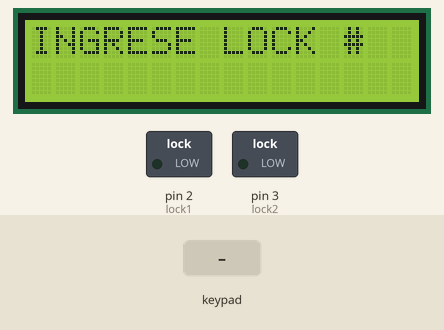
This sketch was run on a simulated Arduino Uno, built with avr-gcc and run on an emulated ATmega328P. Parts: 16×2 character LCD, switched loads named in the sketch (green lamp = pin HIGH). The inputs (shaded band) are chosen by the test bench.

Above: at 1.2 s.
1.3 s: keypad keys 1 2 3 A 4 5 6 pressed 0.4 s apart
At 4.7 s:
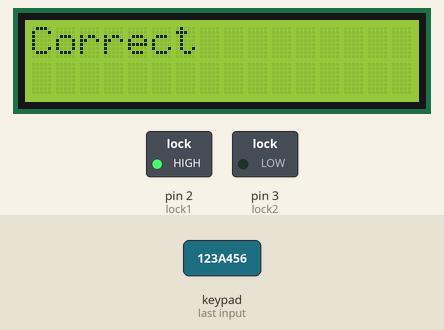
5.6 s: key 'B' pressed
8.6 s: keypad keys 1 2 3 A 4 5 6 # pressed 0.4 s apart
At 13.0 s:
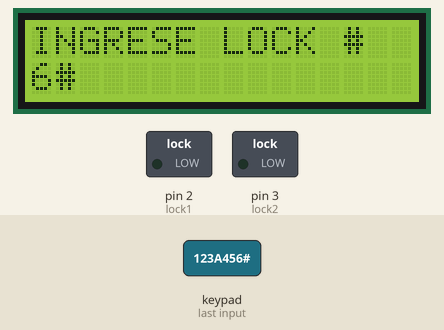
13.3 s: key 'A' pressed
At 14.2 s:
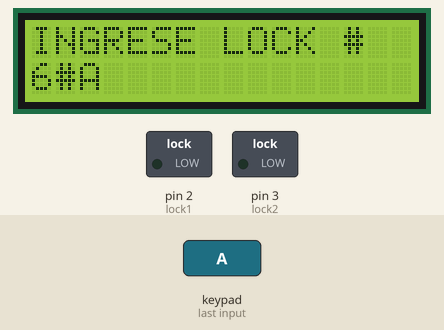
14.8 s: key 'C' pressed
At 15.2 s:
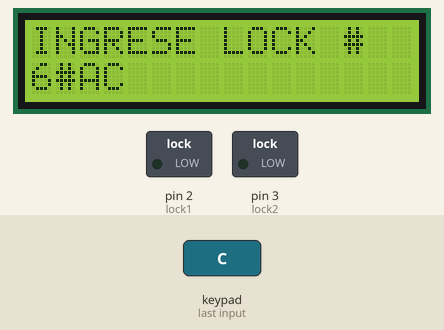
16.3 s: keypad keys 1 2 3 A 4 5 6 * pressed 0.4 s apart
At 19.8 s:
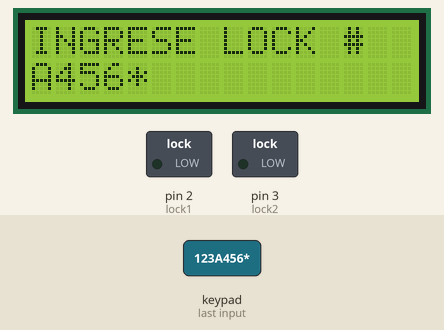
Timing chart, 0 to 21.3 s (numbered marks = the images above; inputs shaded):
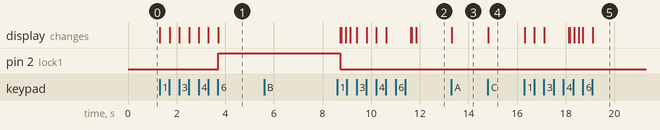

The sketch:

Proyecto_Diseno.ino
```cpp
#include <Wire.h>
#include <LiquidCrystal_I2C.h>
#include <Keypad.h>
#define BitsContra 8
int lock1 = 2;
int lock2=3;
//definicion de las contrasenas
char Data[BitsContra];
char Master[BitsContra] = "123A456";


byte data_count = 0, master_count = 0;
bool Pass_is_good;
char customKey;

//definicion del keypad
const byte R = 4;
const byte C = 4;
char hexaKeys[R][C] = {
  {'1', '2', '3', 'A'},
  {'4', '5', '6', 'B'},
  {'7', '8', '9', 'C'},
  {'*', '0', '#', 'D'}
};

byte rowPins[R] = {11, 10, 9, 8};
byte colPins[C] = {7, 6, 5, 4};

Keypad customKeypad = Keypad(makeKeymap(hexaKeys), rowPins, colPins, R, C);

LiquidCrystal_I2C lcd(0x27, 16, 2);

void setup(){
  lcd.begin();
  lcd.backlight();
  pinMode(lock1, OUTPUT);
    pinMode(lock2, OUTPUT);

}

void loop(){

  lcd.setCursor(0,0);
  lcd.print("INGRESE LOCK # ");

  customKey = customKeypad.getKey();
  if (customKey){
    Data[data_count] = customKey;
    lcd.setCursor(data_count,1);
    lcd.print(Data[data_count]);
    data_count++;
    }

  if(data_count == BitsContra-1){
    lcd.clear();

    if(!strcmp(Data, Master)){
      lcd.print("Correct");
      digitalWrite(lock1, HIGH);
      delay(5000);
      digitalWrite(lock1, LOW);
      }
    else{
      lcd.print("Incorrect");
      delay(1000);
      }

    lcd.clear();
    clearData();
  }
}

void clearData(){
  while(data_count !=0){
    Data[data_count--] = 0;
  }
  return;
}
```

Measured:
- after the input at 1.3 s, pin 2 (lock1): LOW → HIGH after 2.4 s; the display: first changes at once (image 1 shows a later state)
- after the input at 5.6 s, every drawn part: stays the same
- after the input at 13.3 s, the display: changes at once (image 3)
- after the input at 14.8 s, the display: changes at once (image 4)
- after the input at 16.3 s, the display: first changes at once (image 5 shows a later state)
